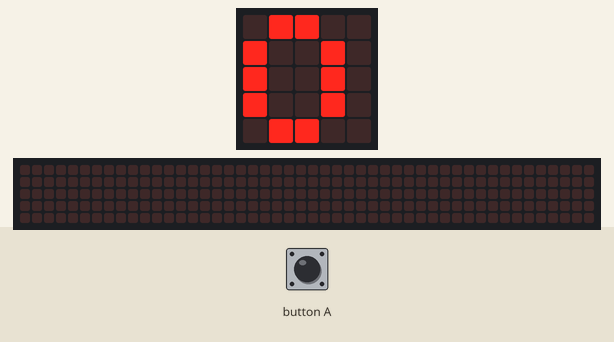
Bench run of a program on a simulated BBC micro:bit (MakeCode). On the bench: the board's 5×5 LED display, a strip that is not on the board, showing the scrolling text unrolled. Inputs (shaded band) come from the test bench. The 48×5 strip is a reading aid, not a part: it shows the text the display is scrolling, unrolled, one strip-width of it at a time.

Above: at 1.2 s.
1.3 s: button A pressed for 3.2 s
At 2.2 s:
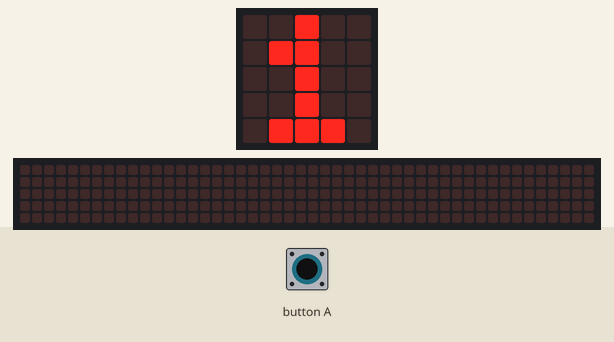
6.0 s: button A pressed for 0.15 s
At 7.3 s:
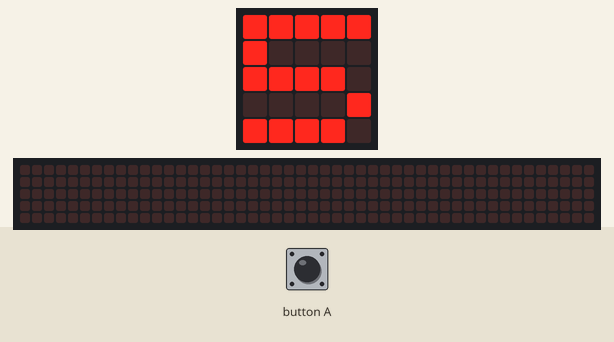
7.6 s: button A pressed for 1 s
At 9.0 s:
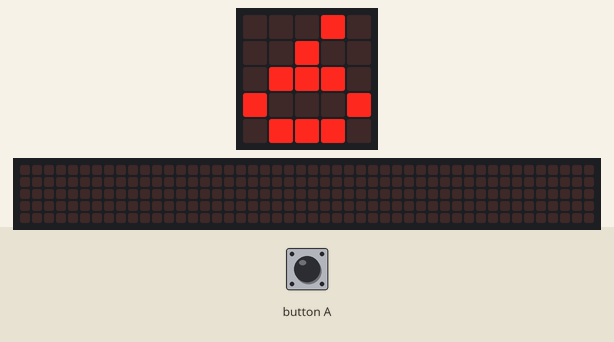
10.1 s: button A pressed for 3.2 s
At 16.33 s:
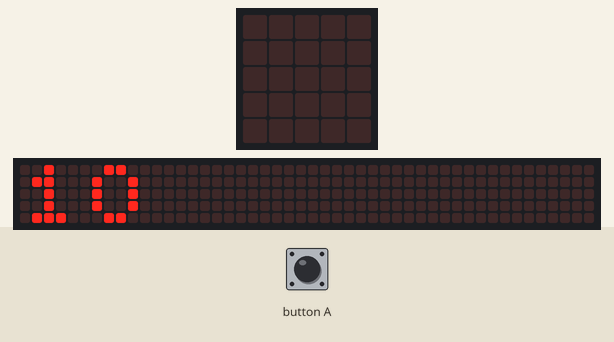
Timing chart, 0 to 17.8 s (numbered marks = the images above; inputs shaded):
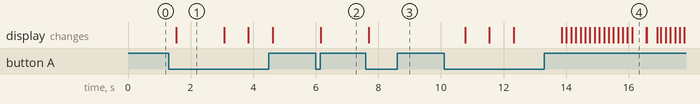

The program:

main.ts
```typescript
let lol = 0
basic.forever(function () {
    if (input.buttonIsPressed(Button.A)) {
        lol += 1
        basic.pause(1000)
    }
})
basic.forever(function () {
    basic.showNumber(lol)
})
```

test.ts
```typescript
// tests gaan hier; deze zal niet worden gecompileerd wanneer dit pakket wordt gebruikt als extensie.
```

Measured:
- after the input at 1.3 s, the display: changes after 0.24 s (image 1)
- after the input at 6.0 s, the display: changes after 0.16 s (image 2)
- after the input at 7.6 s, the display: changes after 0.10 s (image 3)
- after the input at 10.1 s, the display: first changes after 0.68 s (image 4 shows a later state)
- what the display in image 1 shows lasts 1.6 s, from 1.5 s to 3.1 s
- what the display in image 4 shows lasts 0.5 s, from 16.1 s to 16.6 s
